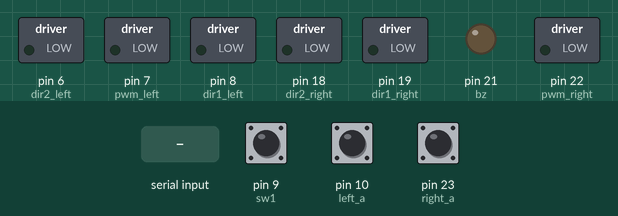
A program run on a simulated MicroPython board. On the bench: switched loads named in the program (green lamp = pin HIGH), output pins drawn as LEDs (lit = HIGH). The inputs (shaded band) are chosen by the test bench; at power-on: pin 9 (sw1) HIGH, pin 10 (left_a) HIGH, pin 23 (right_a) HIGH. What the program prints to the serial console is not drawn.

Above: at 5.0 s.
5.1 s: pin 9 (sw1) pulled LOW for 0.15 s
At 5.2 s:
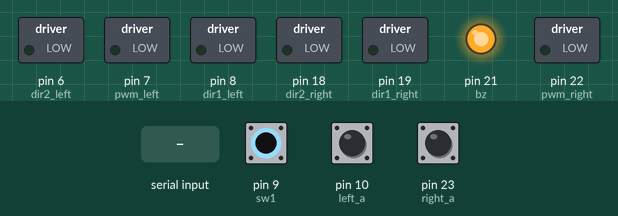
6.9 s: "CMD:\n" received over the second serial link
8.4 s: "left\n" received over the second serial link
9.9 s: "right\n" received over the second serial link
Timing chart, 0 to 12.4 s (numbered marks = the images above; inputs shaded):
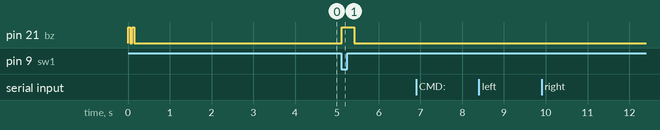

The program:

odom_pico.py
```python
from machine import Pin, UART, Timer, PWM
import time
import ujson
import math


# UART สำหรับส่ง odometry (GPIO 4 -> Pi GPIO 1)
uart_odom = UART(1, baudrate=115200, tx=Pin(4), rx=Pin(5))

# UART สำหรับรับคำสั่งมอเตอร์ (GPIO 0 <- Pi GPIO 14)
uart_motor = UART(0, baudrate=115200, tx=Pin(0), rx=Pin(1))

# Pin Encoder ล้อซ้าย (A, B)
left_a = Pin(10, Pin.IN, Pin.PULL_UP)
left_b = Pin(11, Pin.IN, Pin.PULL_UP)

# Pin Encoder ล้อขวา (A, B)
right_a = Pin(23, Pin.IN, Pin.PULL_UP)
right_b = Pin(24, Pin.IN, Pin.PULL_UP)

sw1 = Pin(9, Pin.IN)
bz = Pin(21, Pin.OUT)

# ตัวนับ encoder
left_ticks = 0
right_ticks = 0

# Constants
TICKS_PER_REV = 894        # จำนวน Tick ต่อการหมุน 1 รอบของล้อ (ticks/rev)
WHEEL_RADIUS = 0.0215        # รัศมีล้อ (เมตร)
WHEEL_BASE = 0.093         # ระยะห่างล้อ (เมตร)

# ตำแหน่งเริ่มต้น
x, y, theta = 0.0, 0.0, 0.0

# กำหนด PWM frequency
PWM_FREQ = 20000

# กำหนดขา
pwm_left = PWM(Pin(7))   # สำหรับความเร็วล้อซ้าย
dir1_left = Pin(8, Pin.OUT)
dir2_left = Pin(6, Pin.OUT)

pwm_right = PWM(Pin(22))  # สำหรับความเร็วล้อขวา
dir1_right = Pin(19, Pin.OUT)
dir2_right = Pin(18, Pin.OUT)

# กำหนดความถี่ PWM
pwm_left.freq(PWM_FREQ)
pwm_right.freq(PWM_FREQ)

# แน่ใจว่า pins เริ่มต้นที่ 0 (มอเตอร์หยุด)
dir1_left.value(0)
dir2_left.value(0)
pwm_left.duty_u16(0)

dir1_right.value(0)
dir2_right.value(0)
pwm_right.duty_u16(0)

# ฟังก์ชัน map
def map_value(x, in_min, in_max, out_min, out_max):
    return int((x - in_min) * (out_max - out_min) / (in_max - in_min) + out_min)

# ฟังก์ชันควบคุมมอเตอร์
def Motor(spl, spr, log = False):
    if log:
        print(f"กำลังตั้งค่ามอเตอร์: L={spl}, R={spr}")
    time.sleep_us(50)

    # ทดสอบการคำนวณค่า
    test_values = [-100, -50, 0, 50, 100]
    if log:
        print("ทดสอบการแปลงค่า map_value:")
        for test_val in test_values:
            mapped = map_value(test_val, -100, 100, -65535, 65535)
            print(f"  Input: {test_val} -> Output: {mapped}")

    sl = map_value(spl, -100, 100, -65535, 65535)
    sr = map_value(spr, -100, 100, -65535, 65535)

    if log:
        print(f"ค่า PWM คำนวณ: L={sl}, R={sr}")
    # Clamp ค่าไว้ในช่วง
    sl = max(min(sl, 65535), -65535)
    sr = max(min(sr, 65535), -65535)

    # แสดงค่าที่จะใช้จริงในกรณีที่มีการ clamp
    if log:
        print(f"ค่า PWM หลัง clamp: L={sl}, R={sr}")

    # ควบคุมล้อซ้าย - สลับทิศทาง
    if sl > 0:
        if log:
            print(f"L: Forward, PWM={sl}")
        dir1_left.value(0)  # เปลี่ยนจาก 1 เป็น 0
        dir2_left.value(1)  # เปลี่ยนจาก 0 เป็น 1
        pwm_left.duty_u16(sl)
    elif sl < 0:
        if log:
            print(f"L: Backward, PWM={-sl}")
        dir1_left.value(1)  # เปลี่ยนจาก 0 เป็น 1
        dir2_left.value(0)  # เปลี่ยนจาก 1 เป็น 0
        pwm_left.duty_u16(-sl)
    else:
        if log:
            print("L: Stop")
        dir1_left.value(0)
        dir2_left.value(0)
        pwm_left.duty_u16(0)

    # ควบคุมล้อขวา - สลับทิศทาง
    if sr > 0:
        if log:
            print(f"R: Forward, PWM={sr}")
        dir1_right.value(0)
        dir2_right.value(1)
        pwm_right.duty_u16(sr)
    elif sr < 0:
        if log:
            print(f"R: Backward, PWM={-sr}")
        dir1_right.value(1)
        dir2_right.value(0)
        pwm_right.duty_u16(-sr)
    else:
        if log:
            print("R: Stop")
        dir1_right.value(0)
        dir2_right.value(0)
        pwm_right.duty_u16(0)

def a_bz(sec):
    bz.value(1)
    time.sleep(sec)
    bz.value(0)
    time.sleep(sec)


a_bz(0.05)
a_bz(0.05)

# Check switch state
print("ตรวจสอบสถานะ Switch SW1:", "LOW (กดอยู่)" if sw1.value() == 0 else "HIGH (ไม่ได้กด)")

# รอสวิตช์ถูกกด
print("กดสวิตช์ SW1 เพื่อเริ่มต้น...")
while sw1.value() == 1:
    print("รอการกดสวิตช์...")
    time.sleep(0.1)

print("เริ่มต้นโปรแกรม!")
a_bz(0.3)

# ฟังก์ชัน callback สำหรับอ่าน encoder ของล้อซ้าย
def left_callback(pin):
    global left_ticks
    if left_a.value() != left_b.value():  # เปลี่ยนเงื่อนไขการตรวจสอบ (จาก == เป็น !=)
        left_ticks += 1  # หากค่า A และ B ไม่ตรงกัน หมุนไปข้างหน้า
    else:
        left_ticks -= 1  # ถ้าตรงกัน แสดงว่าเป็นการหมุนย้อนกลับ

# ฟังก์ชัน callback สำหรับอ่าน encoder ของล้อขวา
def right_callback(pin):
    global right_ticks
    if right_a.value() != right_b.value():  # เปลี่ยนเงื่อนไขการตรวจสอบ (จาก == เป็น !=)
        right_ticks += 1  # หากค่า A และ B ไม่ตรงกัน หมุนไปข้างหน้า
    else:
        right_ticks -= 1  # ถ้าตรงกัน แสดงว่าเป็นการหมุนย้อนกลับ

left_a.irq(trigger=Pin.IRQ_RISING | Pin.IRQ_FALLING, handler=left_callback)
right_a.irq(trigger=Pin.IRQ_RISING | Pin.IRQ_FALLING, handler=right_callback)

# === ฟังก์ชันส่ง Odometry ===
def send_odom(timer):
    global left_ticks, right_ticks, x, y, theta

    lt = left_ticks
    rt = right_ticks
    left_ticks = 0
    right_ticks = 0

    # คำนวณการเคลื่อนที่
    left_dist = 2 * math.pi * WHEEL_RADIUS * (lt / TICKS_PER_REV)
    right_dist = 2 * math.pi * WHEEL_RADIUS * (rt / TICKS_PER_REV)

    distance = (left_dist + right_dist) / 2.0
    delta_theta = (left_dist - right_dist) / WHEEL_BASE

    # คำนวณตำแหน่งใหม่
    x += distance * math.cos(theta)
    y += distance * math.sin(theta)
    theta += delta_theta

    v = distance / 0.05   # linear velocity
    w = delta_theta / 0.05  # angular velocity

    odom = {
        "x": round(x, 4),
        "y": round(y, 4),
        "theta": round(theta, 4),
        "v": round(v, 4),
        "w": round(w, 4)
    }

    # print(odom)

    uart_odom.write(ujson.dumps(odom) + "\r\n")

# ฟังก์ชันรับคำสั่งจาก UART
def check_uart_motor(log = False):
    global uart_motor
    if uart_motor.any():
        if log:
            print("มีข้อมูลเข้ามาที่ UART")
        try:
            cmd = uart_motor.readline()
            if log:
                print("Raw data:", cmd)
            if cmd:
                cmd_str = cmd.decode('utf-8').strip()
                if log:
                    print("Decoded:", cmd_str)

                # ตรวจสอบและตัดคำนำหน้า CMD: ออก
                if cmd_str.startswith('CMD:'):
                    cmd_str = cmd_str[4:]  # ตัด CMD: ออก

                cmd_data = ujson.loads(cmd_str)
                if log:
                    print("Parsed JSON:", cmd_data)

                if 'left' in cmd_data and 'right' in cmd_data:
                    left_speed = int(cmd_data['left'])
                    right_speed = int(cmd_data['right'])
                    if log:
                        print(f"Motor command: L={left_speed}, R={right_speed}")
                    Motor(left_speed, right_speed)
                    # ทดสอบส่งคำตอบกลับ
                    uart_motor.write("OK: Motor command received\r\n")
        except Exception as e:
            print("Error parsing command:", e)
            # ส่งข้อความแสดงข้อผิดพลาดกลับไป
            uart_motor.write(f"Error: {str(e)}\r\n")

# === เริ่ม Timer ทุก 50ms สำหรับ odometry ===
timer = Timer()
timer.init(freq=20, mode=Timer.PERIODIC, callback=send_odom)

# === ลูปหลักสำหรับรับคำสั่งควบคุมมอเตอร์ ===
while True:
    check_uart_motor(True)
    time.sleep_ms(10)
```

Measured:
- after the input at 5.1 s, pin 21 (bz): LOW → HIGH at once, → LOW 0.30 s later
- after the input at 6.9 s, every drawn part: stays the same
- after the input at 8.4 s, every drawn part: stays the same
- after the input at 9.9 s, every drawn part: stays the same
